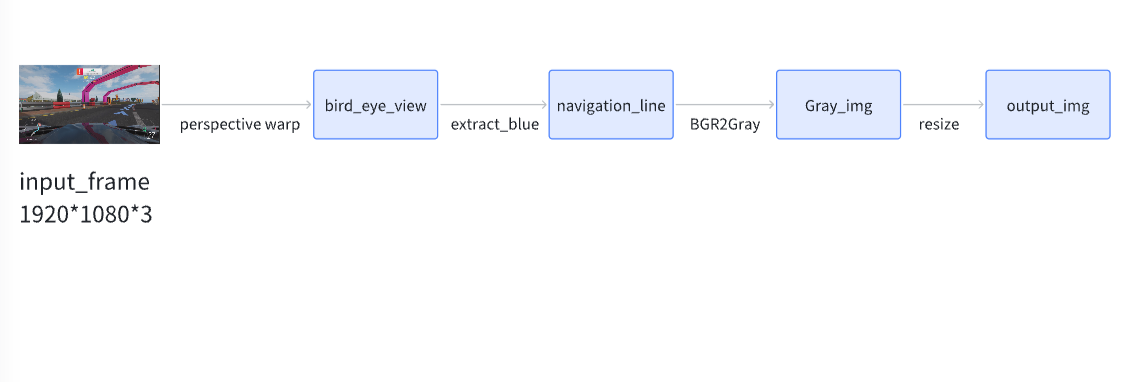
#> input picture assets/image-20241223165203355.png, 1137 x 382 px; its folder holds only this picture in this run
$ python -i advancedlinedectsys.py   (imports and definitions only)   (older library calls are emulated)
#> lines starting #> are read from the running program, lines starting #| are printed output that depends on the picture; after the words box and inside, x2 and y2 are one past the last pixel; in counts of white or black regions, pixels touching at a corner belong together
# from moviepy.editor import VideoFileClip
import numpy as np
import cv2
import pickle
import glob
from tracker import tracker
import matplotlib.pyplot as plt
import matplotlib.image as mpimg
import matplotlib.gridspec as gridspec


# Define a function that takes an image, gradient orientation,
# and threshold min / max values.

def abs_sobel_thresh(img, orient='x', thresh_min=25, thresh_max=255):
    # Convert to grayscale
    # gray = cv2.cvtColor(img, cv2.COLOR_RGB2GRAY)
    hls = cv2.cvtColor(img, cv2.COLOR_RGB2HLS).astype(np.float64)
    l_channel = hls[:,:,1]
    s_channel = hls[:,:,2]
    # Apply x or y gradient with the OpenCV Sobel() function
    # and take the absolute value
    if orient == 'x':
        abs_sobel = np.absolute(cv2.Sobel(l_channel, cv2.CV_64F, 1, 0))
    if orient == 'y':
        abs_sobel = np.absolute(cv2.Sobel(l_channel, cv2.CV_64F, 0, 1))
    # Rescale back to 8 bit integer
    scaled_sobel = np.uint8(255*abs_sobel/np.max(abs_sobel))
    # Create a copy and apply the threshold
    binary_output = np.zeros_like(scaled_sobel)
    # Here I'm using inclusive (>=, <=) thresholds, but exclusive is ok too
    binary_output[(scaled_sobel >= thresh_min) & (scaled_sobel <= thresh_max)] = 1

    # Return the result
    return binary_output

# Define a function to return the magnitude of the gradient for a given sobel kernel size and threshold values
# [33 lines left out: functions mag_thresh, dir_threshold, not called in this run]

def color_threshold(image, sthresh=(0,255), vthresh=(0,255)):
    hls = cv2.cvtColor(image, cv2.COLOR_RGB2HLS)
    s_channel = hls[:,:,2]
    s_binary = np.zeros_like(s_channel)
    s_binary[(s_channel > sthresh[0]) & (s_channel <= sthresh[1])] = 1

    hsv = cv2.cvtColor(image, cv2.COLOR_RGB2HSV)
    v_channel = hsv[:,:,2]
    v_binary = np.zeros_like(v_channel)
    v_binary[(v_channel > vthresh[0]) & (v_channel <= vthresh[1])] = 1

    output = np.zeros_like(s_channel)
    output[(s_binary == 1) & (v_binary) == 1] = 1

    # Return the combined s_channel & v_channel binary image
    return output

# [13 lines left out: functions s_channel_threshold, window_mask, not called in this run]


# Set up the process videos function
def process_image(img):
    #undistort the image

    img_size = (img.shape[1],img.shape[0])
    # img = extract_blue(img)

    bot_width = .70
    mid_width = .05
    height_pct = .45
    bottom_trim= .70   #hood

    src = np.float32([[img.shape[1]*(0.5-mid_width/2), img.shape[0]*height_pct],
                      [img.shape[1]*(0.5+mid_width/2),img.shape[0]*height_pct],
                      [img.shape[1]*(0.5+bot_width/2), img.shape[0]*bottom_trim],
                      [img.shape[1]*(0.5-bot_width/2), img.shape[0]*bottom_trim]])
    offset = img_size[0]*0.25
    dst = np.float32([[offset,0],[img_size[0]-offset,0],[img_size[0]-offset,img_size[1]],[offset,img_size[1]]])


    #img = cv2.undistort(img,mtx,dist,None,mtx)

    warptrap = np.copy(img)
    cv2.line(warptrap, (int(src[0][0]), int(src[0][1])), (int(src[1][0]), int(src[1][1])), [255,0,0], 10, cv2.LINE_AA)
    cv2.line(warptrap, (int(src[1][0]), int(src[1][1])), (int(src[2][0]), int(src[2][1])), [255,0,0], 10, cv2.LINE_AA)
    cv2.line(warptrap, (int(src[2][0]), int(src[2][1])), (int(src[3][0]), int(src[3][1])), [255,0,0], 10, cv2.LINE_AA)
    cv2.line(warptrap, (int(src[3][0]), int(src[3][1])), (int(src[0][0]), int(src[0][1])), [255,0,0], 10, cv2.LINE_AA)
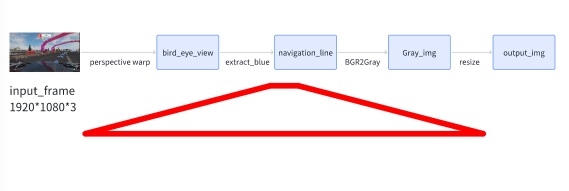
#> warptrap: shape (382, 1137, 3) (shown at 1/2 size); mean R, G, B 246.3, 236.7, 239.1


    preprocessImage = np.zeros_like(img[:,:,0])
    gradx = abs_sobel_thresh(img, orient='x', thresh_min=12, thresh_max=255)
#> in abs_sobel_thresh, `hls = cv2.cvtColor(img, cv2.COLOR_RGB2HLS).astype(np.float64)`:
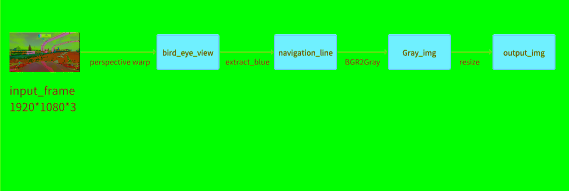
#> hls: shape (382, 1137, 3) float64 (shown at 1/2 size); mean R, G, B 13.4, 248, 21.6
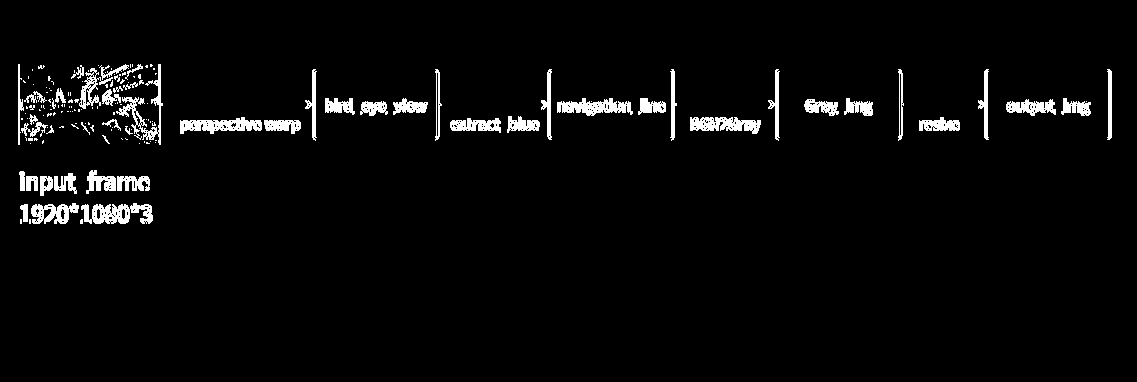
#> gradx: shape (382, 1137); values 0 (black) and 1 (white), 3.5% white; 155 white regions (103 under 20 px), largest, box (x1, y1, x2, y2) and area: (81, 203, 153, 224) 930, (180, 117, 262, 134) 830, (557, 98, 633, 116) 799
    grady = abs_sobel_thresh(img, orient='y', thresh_min=25, thresh_max=255)
#> call 2 of abs_sobel_thresh, with orient = 'y', thresh_min = 25, thresh_max = 255
#> in abs_sobel_thresh (call 2), `abs_sobel = np.absolute(cv2.Sobel(l_channel, cv2.CV_64F, 0, 1))`:
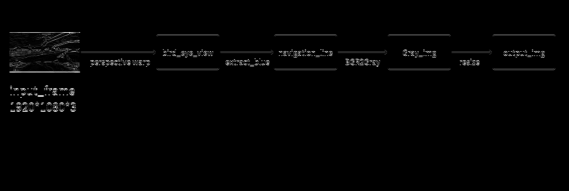
#> abs_sobel: shape (382, 1137) float64 (shown at 1/2 size); min 0, max 905, mean 10.7; drawn with min black and max white
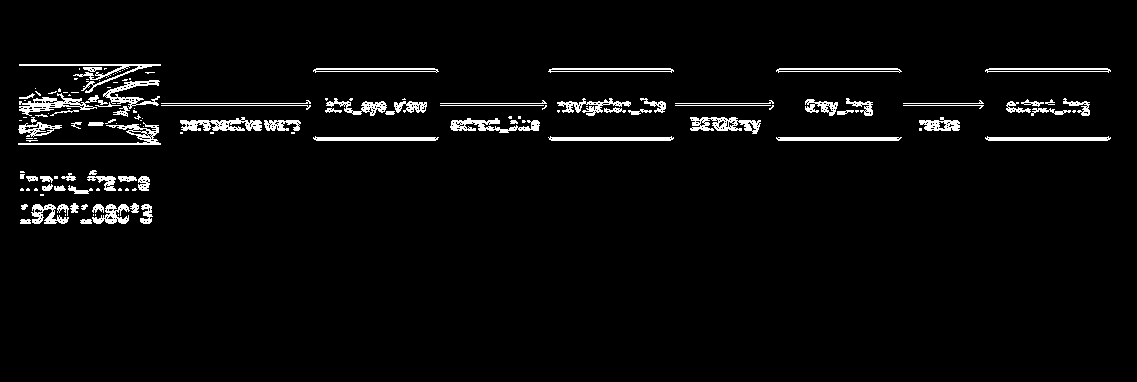
#> grady: shape (382, 1137); values 0 (black) and 1 (white), 3.5% white; 143 white regions (67 under 20 px), largest, box (x1, y1, x2, y2) and area: (180, 117, 262, 131) 668, (19, 64, 161, 93) 648, (19, 93, 99, 116) 648
    c_binary = color_threshold(img, sthresh=(100,255), vthresh=(50,255))
#> in color_threshold, `v_channel = hsv[:,:,2]`:
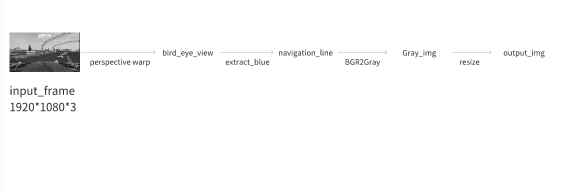
#> v_channel: shape (382, 1137) (shown at 1/2 size); min 18, max 255, mean 249.9
#> c_binary: shape (382, 1137); values 0 (black) and 1 (white), 8.1% white; 62 white regions (52 under 20 px), largest, box (x1, y1, x2, y2) and area: (776, 68, 902, 140) 8712, (985, 68, 1111, 140) 8609, (313, 68, 439, 140) 8534
    preprocessImage[((gradx == 1) & (grady ==1) | (c_binary == 1))] = 255

    binaryImage = np.copy(preprocessImage)
    binaryImage = np.array(cv2.merge((binaryImage,binaryImage,binaryImage)),np.uint8)
    cv2.putText(binaryImage, 'Binary Image',(50,50),cv2.FONT_HERSHEY_SIMPLEX,1,(0,255,0),2)


    #perform the warp perspective transform
    M = cv2.getPerspectiveTransform(src,dst)
    Minv = cv2.getPerspectiveTransform(dst,src)
    warped = cv2.warpPerspective(preprocessImage, M, img_size, flags=cv2.INTER_LINEAR)
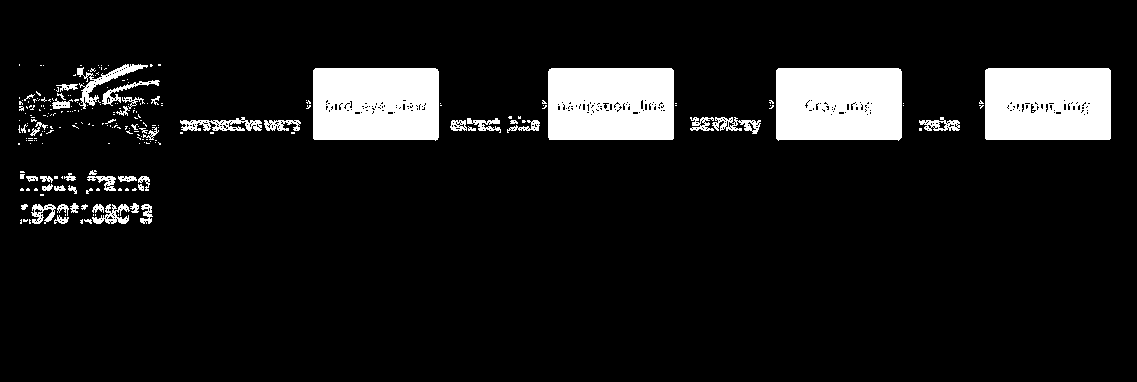
#> preprocessImage: shape (382, 1137); 9.7% white; 238 white regions (185 under 20 px), largest, box (x1, y1, x2, y2) and area: (776, 68, 902, 141) 8938, (313, 68, 439, 141) 8889, (985, 68, 1111, 140) 8871

    window_width = 50
    window_height = 90
    # determin the window height and widther for searching,bigger search area

    #set up the overall class to do the lane line tracking
#> (the run stopped early here; a loop or call above may not have finished)

$ run again, on assets/image-20241223172554749.png
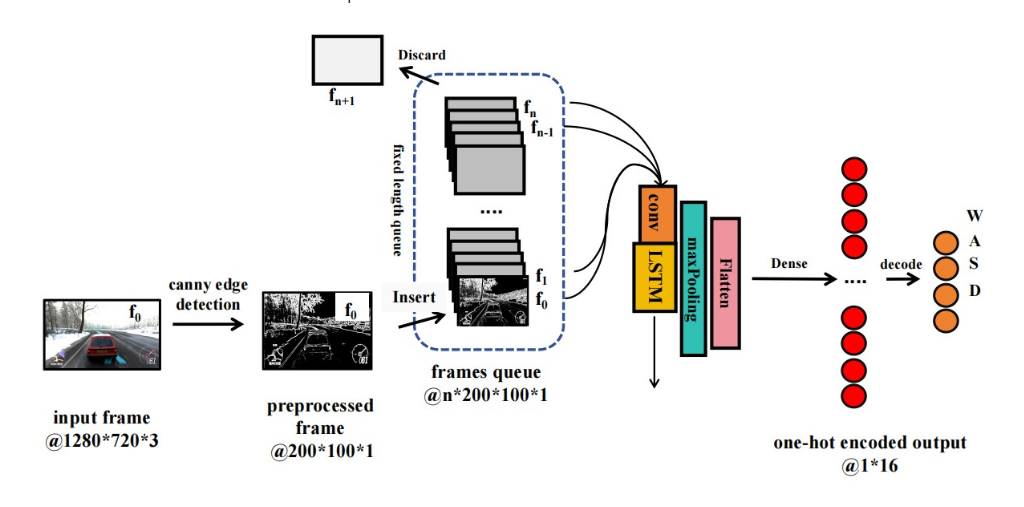
#> input picture assets/image-20241223172554749.png, 1024 x 507 px
#> in process_image, `gradx = abs_sobel_thresh(img, orient='x', thresh_min=12, thresh_max=255)`:
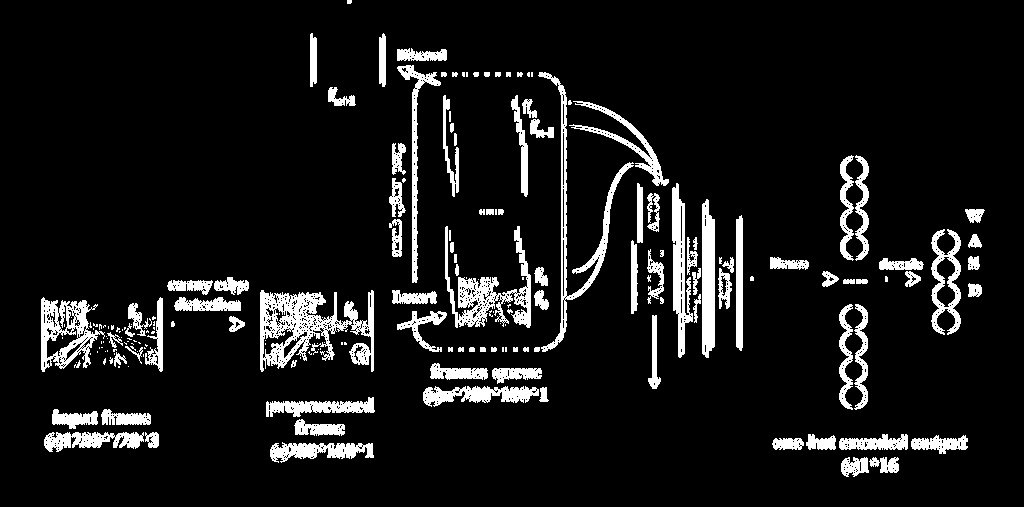
#> gradx: shape (507, 1024); values 0 (black) and 1 (white), 9.3% white; 193 white regions (86 under 20 px), largest, box (x1, y1, x2, y2) and area: (260, 290, 374, 372) 4449, (445, 226, 531, 328) 2699, (538, 72, 634, 352) 2542
#> grady: shape (507, 1024); values 0 (black) and 1 (white), 7.5% white; 410 white regions (191 under 20 px), largest, box (x1, y1, x2, y2) and area: (261, 290, 374, 342) 2418, (561, 100, 678, 210) 1710, (42, 324, 162, 372) 1623
#> hsv: shape (507, 1024, 3); mean H, S, V 12, 10.3, 237.1
#> c_binary: shape (507, 1024); values 0 (black) and 1 (white), 10.3% white; 441 white regions (339 under 20 px), largest, box (x1, y1, x2, y2) and area: (406, 292, 575, 411) 6513, (393, 37, 575, 297) 5757, (380, 75, 432, 300) 4375
#> in process_image, `warped = cv2.warpPerspective(preprocessImage, M, img_size, flags=cv2.I..`:
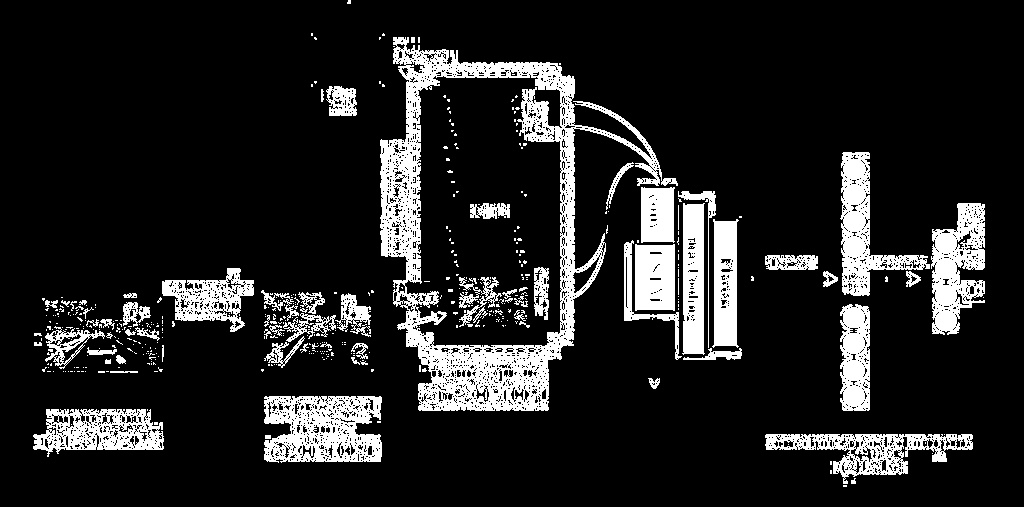
#> preprocessImage: shape (507, 1024); 13.9% white; 464 white regions (396 under 20 px), largest, box (x1, y1, x2, y2) and area: (380, 37, 678, 411) 22946, (264, 396, 382, 463) 5680, (931, 203, 985, 335) 4489

$ run again, on assets/image-20241223172856506.png
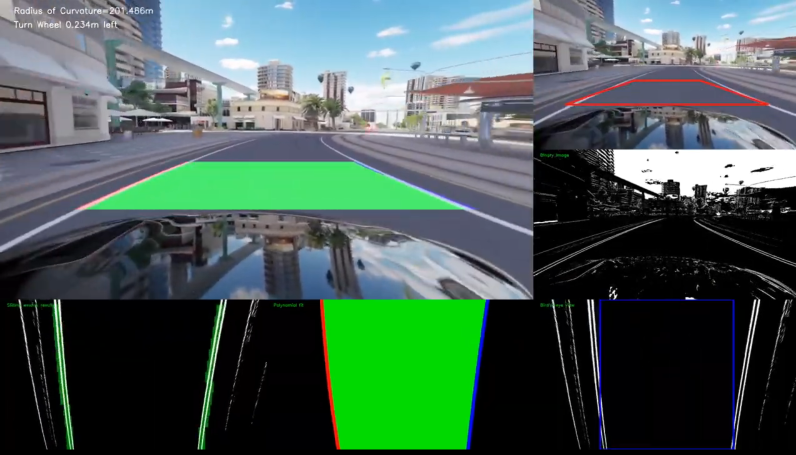
#> input picture assets/image-20241223172856506.png, 1591 x 909 px (shown at 1/2 size)
#> in process_image, `gradx = abs_sobel_thresh(img, orient='x', thresh_min=12, thresh_max=255)`:
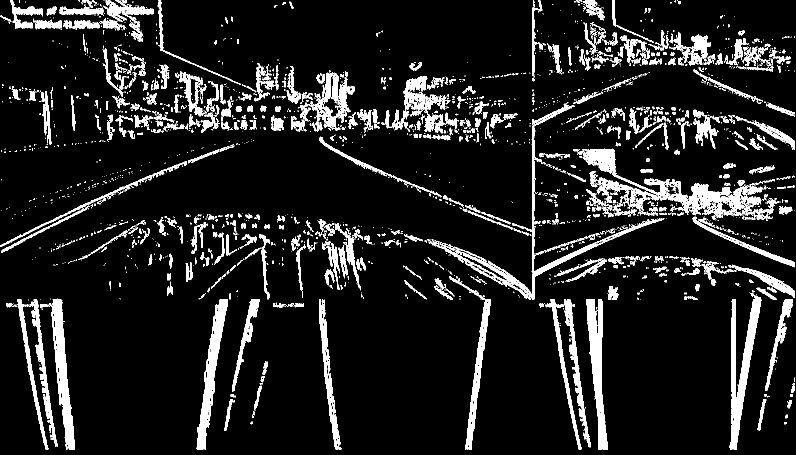
#> gradx: shape (909, 1591) (shown at 1/2 size); values 0 (black) and 1 (white), 10.7% white; 2858 white regions (2168 under 20 px), largest, box (x1, y1, x2, y2) and area: (1155, 297, 1525, 436) 8993, (881, 207, 1329, 600) 6825, (1459, 586, 1523, 900) 6116
#> grady: shape (909, 1591); values 0 (black) and 1 (white), 7.4% white; 3116 white regions (2430 under 20 px), largest, box (x1, y1, x2, y2) and area: (0, 281, 953, 494) 4642, (404, 252, 830, 276) 3141, (0, 411, 1067, 506) 2931
#> hsv: shape (909, 1591, 3); mean H, S, V 75.3, 78.1, 105.8
#> c_binary: shape (909, 1591); values 0 (black) and 1 (white), 21.1% white; 203 white regions (154 under 20 px), largest, box (x1, y1, x2, y2) and area: (320, 0, 1067, 214) 111899, (612, 568, 980, 899) 93060, (155, 321, 950, 419) 54044
#> in process_image, `warped = cv2.warpPerspective(preprocessImage, M, img_size, flags=cv2.I..`:
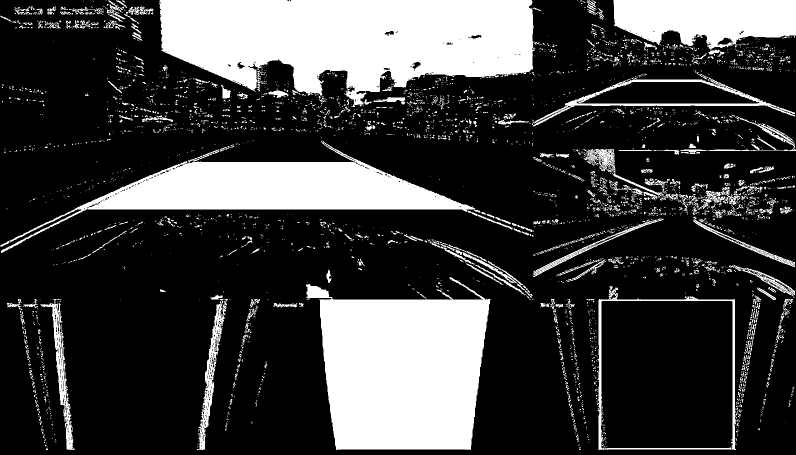
#> preprocessImage: shape (909, 1591) (shown at 1/2 size); 24.7% white; 4250 white regions (3846 under 20 px), largest, box (x1, y1, x2, y2) and area: (318, 0, 1071, 214) 112820, (612, 554, 981, 900) 93444, (2, 281, 951, 506) 56824
